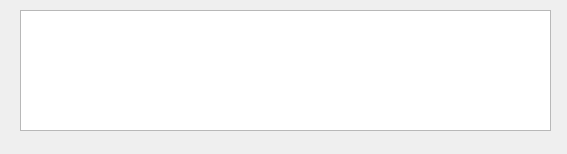
<?xml version="1.0" encoding="UTF-8"?>
<ui version="4.0">
 <class>details</class>
 <widget class="QDialog" name="details">
  <property name="geometry">
   <rect>
    <x>0</x>
    <y>0</y>
    <width>567</width>
    <height>154</height>
   </rect>
  </property>
  <property name="windowTitle">
   <string>详细信息</string>
  </property>
  <widget class="QTableView" name="tableView">
   <property name="geometry">
    <rect>
     <x>20</x>
     <y>10</y>
     <width>531</width>
     <height>121</height>
    </rect>
   </property>
  </widget>
 </widget>
 <resources/>
 <connections/>
</ui>
